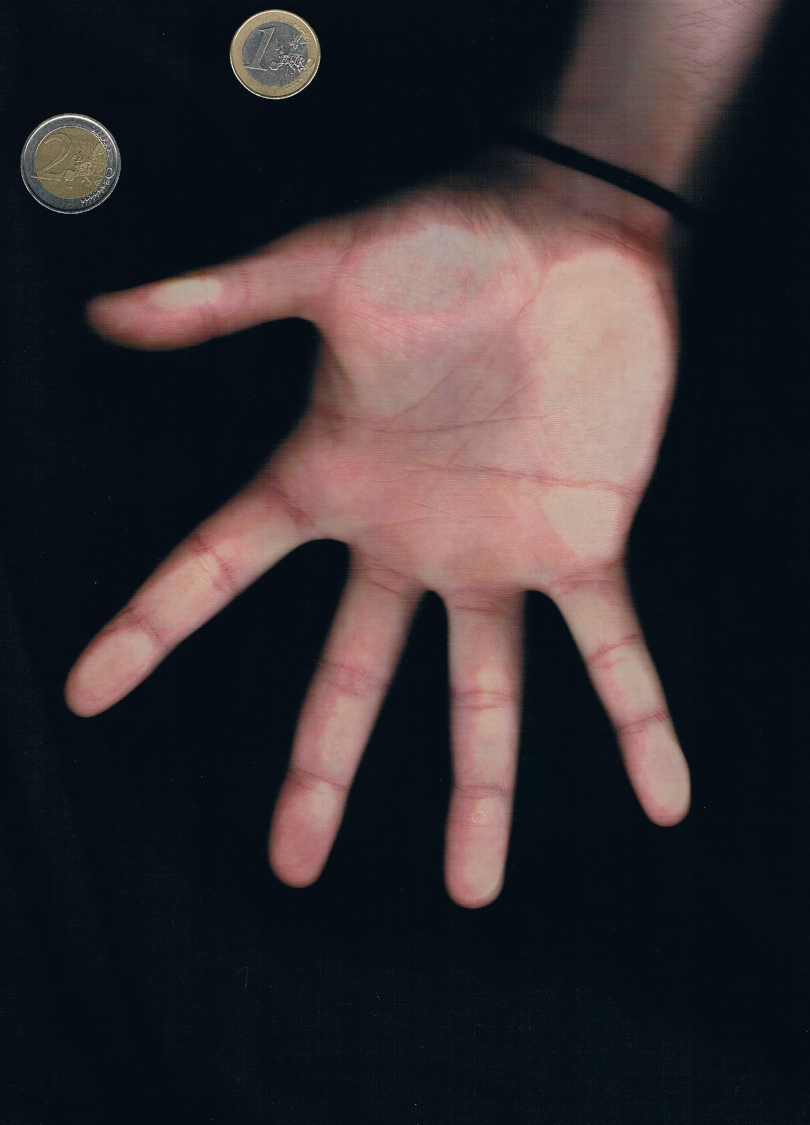
#> input picture handscans/Image (9).jpg, 1619 x 2250 px (shown at 1/2 size)
$ jupyter execute Step-by-step.ipynb
#> lines starting #> are read from the running program, lines starting #| are printed output that depends on the picture; after the words box and inside, x2 and y2 are one past the last pixel; in counts of white or black regions, pixels touching at a corner belong together
### CVIP_Main_assignment.py
import numpy as np
import cv2
import matplotlib.pyplot as plt
from imutils import grab_contours
import imutils
import pandas as pd
import csv
import os


pd.options.mode.chained_assignment = None
class Hand_measurement:
    """
    A class to include all hand measurement related functions.

    ...

    Attributes
    ----------
    image : str
        Name of image which hand measurements should be taken on
    side : str
        Side of the hand in image (Left or Right. Not case sensitive)
    th_low : int
        Lower threshold limit
    th_up : int
        Upper threshold limit

    Methods
    -------
    ppm_to_metric(array1,array2):
        Calculates the distance in metric units between two arrays.
    threshold():
        Converts given image to gray, filters and thresholds it, applies morphological transforms.
    contours():
        Finds contours in thresholded image. Also find contour of hand and its convex hull and convexity defects.
    finger_tips_calculation():
        Calculates location of the finger tips, center of hand contour and inner point between thumb(1) and index finger(2)
    finger_tips():
        Draws circles to the finger tips of the image. Also labels them according to the side of hand.
    reference_measurement():
        Finds Euro Coin in contours, calculates its radius. Divides radius(in pixels) to reference metric unit to find pixels per metric value.
    hand_length():
        Finds reference point in wrist. Returns distance between this point to fingertip of middle finger(2) in metric units
    hand_width():
        Finds reference point in opposite side of the inner point between thumb(1) and index finger(2). Returns distance between this point to inner point in metric units.
    one_to_three():
        Returns distance between thumb (1) to middle finger(3) in metric units.
    five_to_three():
        Returns distance between little finger(5) to middle finger(3) in metric units.

    """

    def __init__(self, image, side, th_low=29, th_up=255):
        """
        Constructs all the necessary attributes for the Hand_measurement object.

        Args:
            image (str): Name of image which hand measurements should be taken on
            side (str): Side of the hand in image (Left or Right. Not case sensitive)
            th_low (int, optional): Lower threshold limit. Defaults to 29.
            th_up (int, optional): Upper threshold limit. Defaults to 255.
        """
#> called with image = 'handscans/Image (9).jpg', side = 'right', th_low = 29, th_up = 255
        self.side = side
        self.filename = str(image)
        self.image = cv2.imread(image)
#> self.image is the input picture: shape (2250, 1619, 3); mean B, G, R 49.5, 45.9, 52.2
        self.threshold_upper = th_up
        self.threshold_lower = th_low

        self.contours, self.hand, self.defects = self.contours()
        self.fingers, self.palm_side, self.center = self.finger_tips_calculation()
        self.ppm = self.reference_measurement()

    def ppm_to_metric(self, array1, array2):
        """
        Calculates the distance in metric units between two arrays (Point A - Point B).

        Args:
            array1 (tuple): Point A
            array2 (tuple): Point B

        Returns:
            numpy.float64: Distance in metric units
        """
        # Reference on using np.linalg.norm to find euclidean distance:
        # https://stackoverflow.com/questions/1401712/how-can-the-euclidean-distance-be-calculated-with-numpy
        in_pixels = np.linalg.norm(np.array(array1) - np.array(array2))
        return in_pixels / self.ppm

    def threshold(self):
        """
        Converts given image to gray. Applies bilateralFilter and thresholds it. Threshold values are customizable in class instance.
        After thresholding applies Dilation(itr=1) and Erosion(itr=2)

        Returns:
            numpy.ndarray: Array of the image with transformations applied
        """
        image = cv2.cvtColor(self.image, cv2.COLOR_BGR2GRAY)
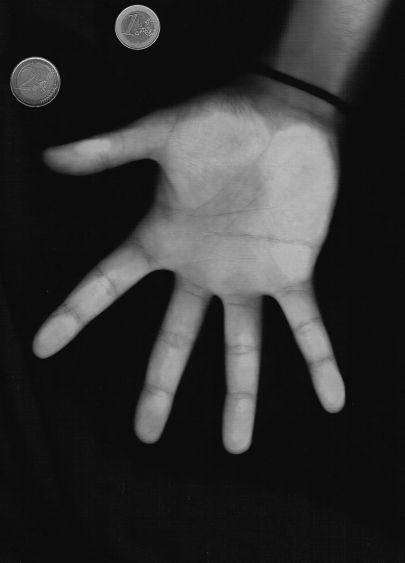
#> image: shape (2250, 1619) (shown at 1/4 size); min 0, max 255, mean 48.3
        gray = cv2.bilateralFilter(image, d=17, sigmaSpace=185, sigmaColor=185)
        _, thresh = cv2.threshold(gray, self.threshold_lower, self.threshold_upper, cv2.THRESH_BINARY)
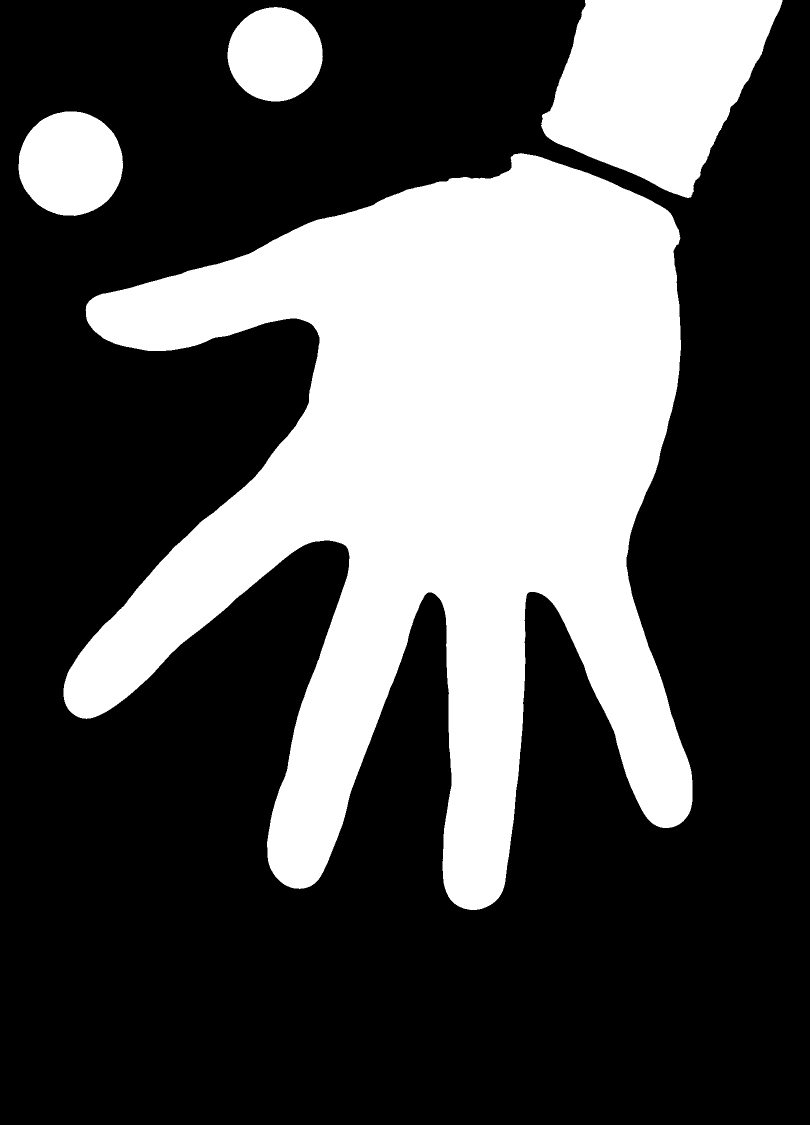
#> thresh: shape (2250, 1619) (shown at 1/2 size); 31.7% white; 4 white regions, box (x1, y1, x2, y2) and area: (127, 306, 1385, 1820) 966792, (1082, 0, 1565, 396) 124464, (37, 223, 246, 432) 34180, (455, 14, 646, 203) 28030
        kernel = np.ones((24, 24), np.uint8)
        thresh = cv2.morphologyEx(thresh, cv2.MORPH_OPEN, kernel)
#> thresh: shape (2250, 1619); 31.7% white; 4 white regions, box (x1, y1, x2, y2) and area: (129, 309, 1386, 1820) 966460, (1087, 0, 1563, 392) 124676, (39, 224, 246, 432) 34150, (457, 16, 646, 203) 27989
        edged = cv2.dilate(thresh, None, iterations=1)
#> edged: shape (2250, 1619); 32% white; 4 white regions, box (x1, y1, x2, y2) and area: (128, 308, 1387, 1821) 976504, (1086, 0, 1564, 393) 126023, (38, 223, 247, 433) 34984, (456, 15, 647, 204) 28745
        edged = cv2.erode(edged, None, iterations=2)
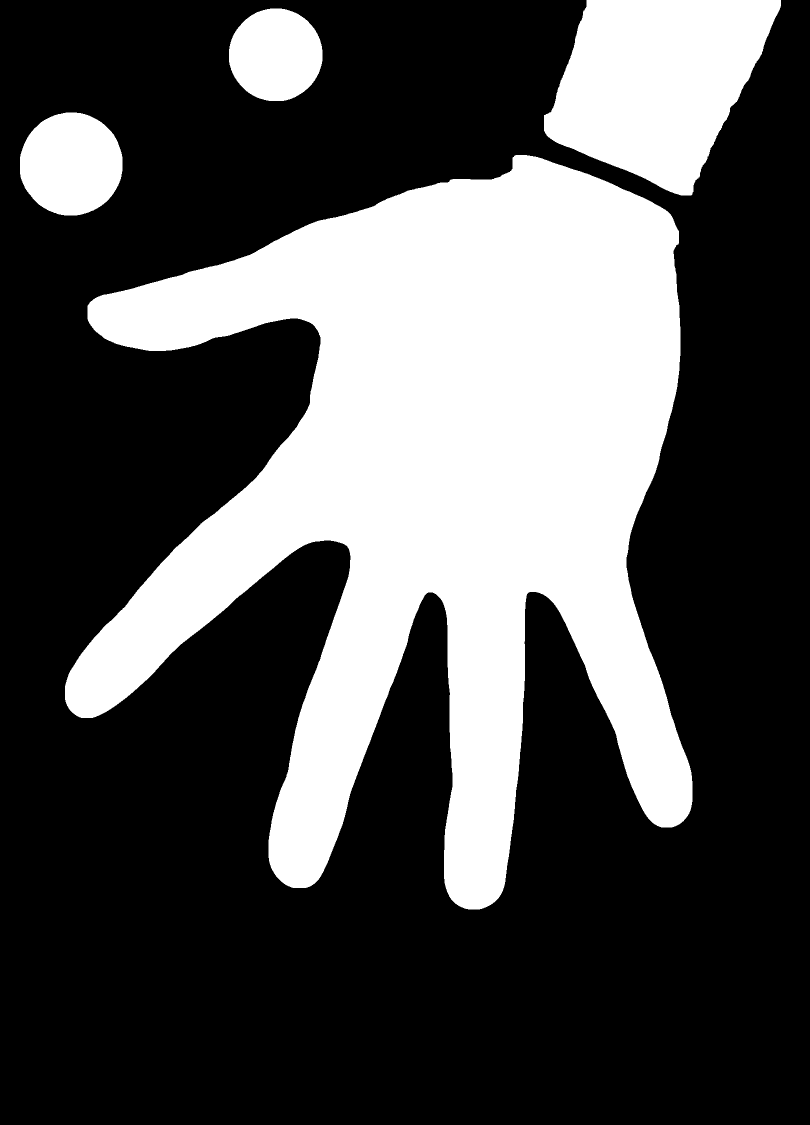
#> edged: shape (2250, 1619) (shown at 1/2 size); 31.3% white; 4 white regions
        return edged

    def contours(self):
        """
        Finds contours in thresholded image. Finds the maximum contour by area and identifies it as contour of hand.
        Afterwards, find convexhull and convexitydefects of this contour(hand)

        Returns:
            list: List of contours
            numpy.ndarray: Convexhull of the hand
            numpy.ndarray: Convexity defects of the hand
        """
        cnts = cv2.findContours(self.threshold(), cv2.cv2.RETR_LIST, cv2.CHAIN_APPROX_SIMPLE)
#> cnts = 4 contours; box (x1, y1, x2, y2) and area: (130, 310, 1385, 1819) 952700, (1088, 0, 1562, 391) 122654, (40, 225, 245, 431) 33032, (458, 17, 645, 202) 26978
        cnts = grab_contours(cnts)

        hand = max(cnts, key=cv2.contourArea)
#> hand = contour of 3497 points, box (x1, y1, x2, y2) (130, 310, 1385, 1819), area 952700
        hull = cv2.convexHull(hand, returnPoints=False)
#> hull = 59 values, max 3496 at index 0, min 0 at index 58, mean 2108.4
        defects = cv2.convexityDefects(hand, hull)
#> defects = 51 rows, first 6: [0, 81, 30, 8223], [81, 197, 136, 2123], [197, 475, 334, 5301], [475, 479, 478, 190], [479, 485, 480, 114], [485, 487, 486, 142]
#> in __init__, `self.contours, self.hand, self.defects = self.contours()`: self.contours has the same summary as cnts in contours; self.hand has the same summary as hand in contours; self.defects has the same summary as defects in contours
        return cnts, hand, defects

    def finger_tips_calculation(self):
        """
        Filters convexity defects by appling Cosine Theorem; calculates the angle theta for each defect,
        if the angle theta is less than π/2, defects are appended to seperate lists. The seperate lists can be used to identify:

        Right Hand:

        Start[0] = Thumb (1)
        Start[1] = Index (2)
        Start[2] = Middle (3)
        Start[3] = Ring (4)
        End[3]  = Little  (5)
        Far[0] = Point between thumb and side of palm

        Left Hand:

        Start[0] = Little (5)
        Start[1] = Ring (4)
        Start[2] = Middle (3)
        Start[3] = Index (2)
        End[3] = Thumb (1)
        Far[3] = Point between thumb and side of palm

        Also finds center of the hand contour by using cv2.moments method.

        Returns:
            list: Startlist containing 4 of the finger tips depending on side of hand
            list: Endlist Containing remaining finger tips depending on side of hand
            list: Center of the contour
        """
        M = cv2.moments(self.hand)
#> M = moments, m00 952700, centre m10/m00, m01/m00 = (876.6, 961.8)
        cx = int(M['m10'] / M['m00'])
#> cx = 876
        cy = int(M['m01'] / M['m00'])
#> cy = 961

        endlist = []
        startlist = []
        farlist = []

        for i in range(self.defects.shape[0]):
            s, e, f, d = self.defects[i, 0]
            start = tuple(self.hand[s][0])
            end = tuple(self.hand[e][0])
            far = tuple(self.hand[f][0])

            # Cosine Theorem more information at:
            # https://medium.com/analytics-vidhya/hand-detection-and-finger-counting-using-opencv-python-5b594704eb08

            a = np.sqrt((end[0] - start[0]) ** 2 + (end[1] - start[1]) ** 2)
            b = np.sqrt((far[0] - start[0]) ** 2 + (far[1] - start[1]) ** 2)
            c = np.sqrt((end[0] - far[0]) ** 2 + (end[1] - far[1]) ** 2)

            angle = np.arccos((b ** 2 + c ** 2 - a ** 2) / (2 * b * c))

            if angle <= np.pi / 2:
                startlist.append(start)
                endlist.append(end)
                farlist.append(far)
#> this loop made 51 passes
#> (s, e, f, d, start, end, far, a) on passes 1 to 7: (0, 81, 30, 8223, (1031, 310), (815, 381), (1000, 354), 227.4), (81, 197, 136, 2123, (815, 381), (631, 443), (746, 413), 194.2), (197, 475, 334, 5301, (631, 443), (201, 591), (468, 521), 454.8), (475, 479, 478, 190, (201, 591), (196, 593), (198, 593), 5.39), (479, 485, 480, 114, (196, 593), (190, 596), (195, 594), 6.71), (485, 487, 486, 142, (190, 596), (187, 598), (188, 598), 3.61), (487, 489, 488, 160, (187, 598), (182, 602), (183, 602), 6.4)
#> after the loop, endlist = [(130, 1371), (564, 1764), (936, 1818), (1350, 1652)]; farlist = [(641, 688), (692, 1090), (865, 1184), (1059, 1183)]; startlist = [(175, 611), (146, 1426), (585, 1775), (971, 1814)]
#> in __init__, `self.fingers, self.palm_side, self.center = self.finger_tips_calculati..`: self.fingers = [(175, 611), (146, 1426), (585, 1775), (971, 1814), (1350, 1652)]; self.palm_side has the same summary as farlist in finger_tips_calculation; self.center = [876, 961]
        startlist.append(endlist[3])
        return startlist, farlist, [cx, cy]

    def finger_tips(self):
        """
        Draws circles to the finger tips of the image. Also labels them according to the side of hand.

        """
        count = 0
        if self.side.lower() == "left":

            for i in self.fingers[::-1]:
                cv2.circle(self.image, tuple(i), 16, [0, 0, 255], -1)
                count += 1
                cv2.putText(self.image, str(count), tuple(i), cv2.FONT_HERSHEY_SIMPLEX, 2, (255, 255, 255), 2,
                            cv2.LINE_AA)

        if self.side.lower() == "right":
            for i in self.fingers:
                cv2.circle(self.image, tuple(i), 16, [0, 0, 255], -1)
                count += 1
                cv2.putText(self.image, str(count), tuple(i), cv2.FONT_HERSHEY_SIMPLEX, 2, (255, 255, 255), 2,
                            cv2.LINE_AA)

    def reference_measurement(self):
        """
        Sorts the contours according to the contour area. Finds the enclosing circle of the smallest contour (1 Euro Coin) using OpenCV method,
        which returns center coordinates of this circle and radius.As diameter of 1 Euro Coin is known,(Diameter of 1 Euro Coin :  23.25mm)

        Radius can be multiplied by two to find diameter. Afterwards, diameter in pixels can be divided in to reference metric value to find pixels per metric value for image.

        Returns:
            float: Pixel Per Metric value
        """

        ref = []

        for c in self.contours:
            if cv2.contourArea(c) < int(self.image.shape[1]*0.03*self.image.shape[0]*0.03) or cv2.contourArea(c) == cv2.contourArea(self.hand):
                continue
            ref.append(c)
#> this loop made 4 passes
#> after the loop, ref = 3 contours; box (x1, y1, x2, y2) and area: (1088, 0, 1562, 391) 122654, (40, 225, 245, 431) 33032, (458, 17, 645, 202) 26978


        (x, y), r = cv2.minEnclosingCircle(ref[0])
#> x = 141.4; y = 327.7; r = 103.8
        center = (int(x), int(y))
#> center = (141, 327)
        radius = int(r)
#> radius = 103
        diameter = radius * 2
#> diameter = 206
        # cv2.circle(self.image, tuple(center), radius, [0, 0, 255], -1)
        # Diameter of 1 Euro Coin :  23.25mm
        # Diameter of 2 Euro Coin :  25.75mm
        ppM = diameter / 2.32500
#> ppM = 88.6
        return ppM

    # [237 lines left out: functions hand_length, hand_width, one_to_three, five_to_three, csv_measurements, plot_table and 1 more, not called in this run]


#Example

# newhand = Hand_measurement("handscans/Image (9).jpg", "left",19,255)
# plt.figure(figsize=(25,25))
# newhand.plot_table()

### Step-by-step.ipynb
[cell 1]
from CVIP_Main_assignment import Hand_measurement
import cv2

[cell 2]
Hand = Hand_measurement("handscans/Image (9).jpg","right")
image = cv2.imread("handscans/Image (9).jpg")

Morphological operations to do segmentation

[cell 3]
import matplotlib.pyplot as plt
plt.figure(figsize=(10,10))
plt.imshow(Hand.threshold(),cmap="gray")

Contours are found using cv2.findContours.

[cell 4]
contours = Hand.contours
#> contours has the same summary as cnts in contours
for c in Hand.contours:
    cv2.drawContours(Hand.image, contours, -1, (0,255,0), 3)
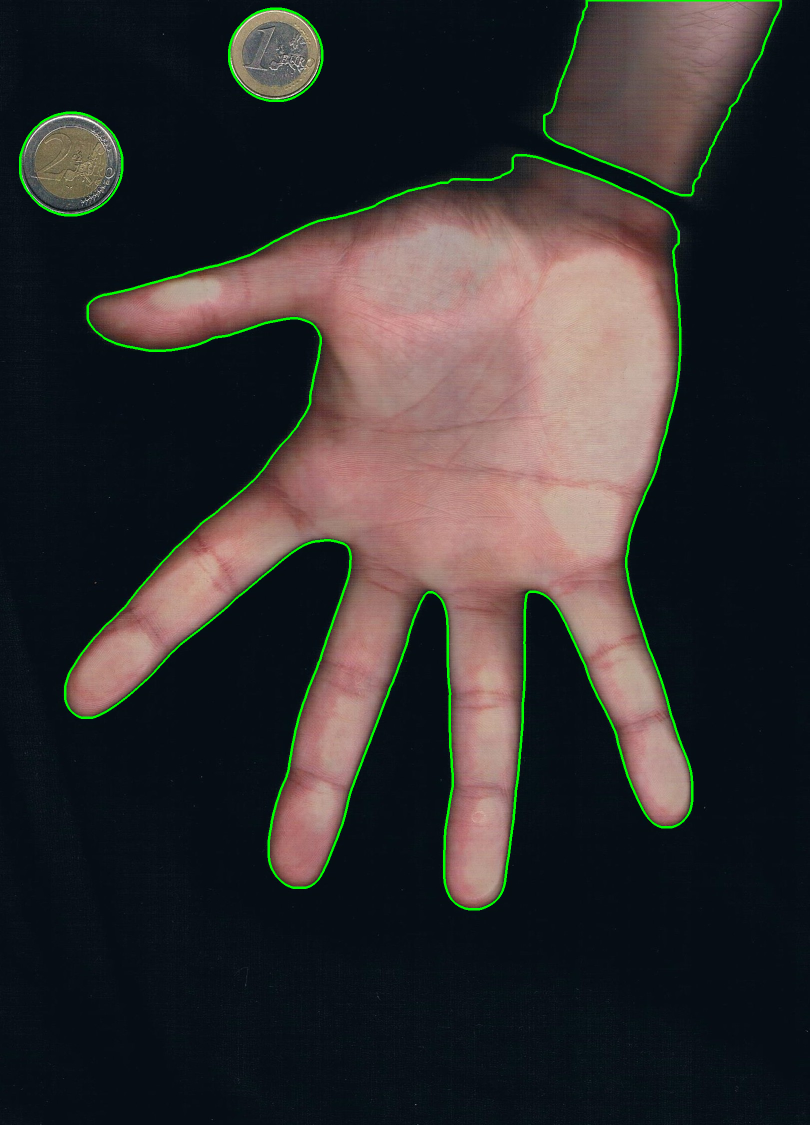
#> Hand.image: shape (2250, 1619, 3) (shown at 1/2 size); mean B, G, R 49.1, 48.9, 51.8
plt.figure(figsize=(10,10))
plt.imshow(cv2.cvtColor(Hand.image, cv2.COLOR_BGR2RGB))
#> (the rest of the program and of its run is left out)
